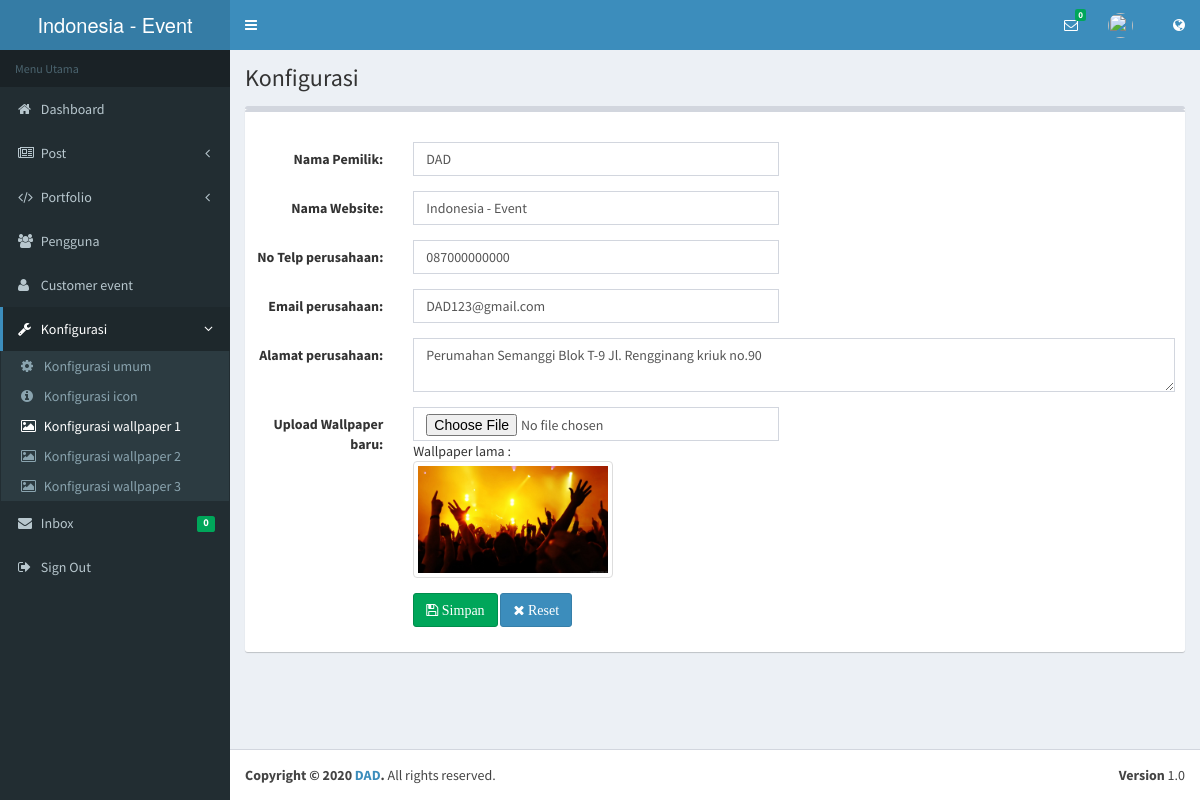
The app's page /index.php/admin/konfigurasi/wallpaper with its own data.
### tables this page shows
CREATE TABLE `tbl_konfigurasi` (
  `id_konfigurasi` int(11) NOT NULL,
  `nama_pemilik` varchar(255) NOT NULL,
  `namaweb` varchar(255) NOT NULL,
  `no_telp` varchar(255) NOT NULL,
  `email` varchar(255) NOT NULL,
  `alamat` varchar(255) NOT NULL,
  `visi` text DEFAULT NULL,
  `misi` text DEFAULT NULL,
  `about_us` text DEFAULT NULL,
  `wallpaper` varchar(255) DEFAULT NULL,
  `wallpaper2` varchar(255) NOT NULL,
  `wallpaper3` varchar(255) NOT NULL,
  `icon` varchar(255) DEFAULT NULL
);

### application/controllers/admin/Konfigurasi.php (called while the page is built, shortened)
<?php
class Konfigurasi extends CI_Controller {
	public function __construct()
	{
		$this->load->model('m_konfigurasi');
	}
	public function wallpaper()
	{
		$konfigurasi = $this->m_konfigurasi->listing();
		$data = array('konfigurasi' => $konfigurasi,
					  'isi'      	=> 'admin/konfigurasi/wallpaper'
					 );
		$this->load->view('admin/v_konfigurasi_wallpaper', $data, FALSE);
	}
}

### index.php (called while the page is built, shortened)
<?php
require_once BASEPATH.'core/CodeIgniter.php';

### application/models/M_konfigurasi.php (called while the page is built, shortened)
<?php
class M_konfigurasi extends CI_Model {
	public function listing()
	{
		$query = $this->db->get('tbl_konfigurasi');
		return $query->row();
	}
}

### application/views/admin/v_konfigurasi_wallpaper.php (the view, shortened to what this page needs)
<?php
    $query=$this->db->query("SELECT * FROM tbl_inbox WHERE inbox_status='1'");
    $jum_pesan=$query->num_rows();
    $site = $this->m_konfigurasi->listing();
?>
<!DOCTYPE html>
<html>
<head>
  <link rel="stylesheet" href="<?php echo base_url().'assets/bootstrap/css/bootstrap.min.css'?>">
  <link rel="stylesheet" href="<?php echo base_url().'assets/font-awesome/css/font-awesome.min.css'?>">
  <link rel="stylesheet" href="<?php echo base_url().'assets/plugins/datatables/dataTables.bootstrap.css'?>">
  <link rel="stylesheet" href="<?php echo base_url().'assets/dist/css/AdminLTE.min.css'?>">
  <link rel="stylesheet" href="<?php echo base_url().'assets/dist/css/skins/_all-skins.min.css'?>">
  <link rel="stylesheet" type="text/css" href="<?php echo base_url().'assets/plugins/toast/jquery.toast.min.css'?>"/>
</head>
<body class="hold-transition skin-blue sidebar-mini">
<div class="wrapper">
   <?php
    $this->load->view('admin/v_header');
  ?>
  <aside class="main-sidebar">
    <section class="sidebar">
      <ul class="sidebar-menu">
        <li class="header">Menu Utama</li>
        <li>
          <a href="<?php echo base_url().'admin/dashboard'?>">
            <i class="fa fa-home"></i> <span>Dashboard</span>
          </a>
        </li>
        <li class="treeview">
          <a href="#">
            <i class="fa fa-newspaper-o"></i>
            <span>Post</span>
            <span class="pull-right-container">
              <i class="fa fa-angle-left pull-right"></i>
            </span>
          </a>
        </li>
        <li class="treeview">
          <a href="#">
            <i class="fa fa-code"></i>
            <span>Portfolio</span>
            <span class="pull-right-container">
              <i class="fa fa-angle-left pull-right"></i>
            </span>
          </a>
        </li>
        <li>
          <a href="<?php echo base_url().'admin/pengguna'?>">
            <i class="fa fa-users"></i> <span>Pengguna</span>
          </a>
        </li>
         <li>
          <a href="<?php echo base_url().'admin/event'?>">
            <i class="fa fa-user"></i> <span>Customer event</span>
          </a>
        </li>
        <li class="treeview active">
          <a href="#">
            <i class="fa fa-wrench"></i>
            <span>Konfigurasi</span>
            <span class="pull-right-container">
              <i class="fa fa-angle-left pull-right"></i>
            </span>
          </a>
          <ul class="treeview-menu">
           <li><a href="<?php echo base_url().'admin/konfigurasi'?>"><i class="fa fa-cog"></i> Konfigurasi umum</a></li>
            <li><a href="<?php echo base_url().'admin/konfigurasi/icon'?>"><i class="fa fa-info-circle"></i> Konfigurasi icon</a></li>
            <li class="active"><a href="<?php echo base_url().'admin/konfigurasi/wallpaper'?>"><i class="fa fa-image"></i> Konfigurasi wallpaper 1</a></li>
             <li><a href="<?php echo base_url().'admin/konfigurasi/wallpaper2'?>"><i class="fa fa-image"></i> Konfigurasi wallpaper 2</a>
            </li>
            <li><a href="<?php echo base_url().'admin/konfigurasi/wallpaper3'?>"><i class="fa fa-image"></i> Konfigurasi wallpaper 3</a>
            </li>
          </ul>
        </li>
        <li>
          <a href="<?php echo base_url().'admin/inbox'?>">
            <i class="fa fa-envelope"></i> <span>Inbox</span>
            <span class="pull-right-container">
              <small class="label pull-right bg-green"><?php echo $jum_pesan;?></small>
            </span>
          </a>
        </li>
         <li>
          <a href="<?php echo base_url().'administrator/logout'?>">
            <i class="fa fa-sign-out"></i> <span>Sign Out</span>
          </a>
        </li>
      </ul>
    </section>
  </aside>
  <div class="content-wrapper">
    <section class="content-header">
      <h1>
        Konfigurasi
      </h1>
      <ol class="breadcrumb">
      </ol>
    </section>
    <section class="content">
      <div class="row">
        <div class="col-xs-12">
          <div class="box">
          <div class="box">
            <div class="box-header">
            </div>
            <div class="box-body">
              <?php
                echo form_open_multipart(base_url('admin/konfigurasi/wallpaper'), ' class="form-horizontal"');
              ?>
                  <div class="form-group form-group-xs">
                    <label class="col-md-2 control-label">Nama Pemilik:</label>
                    <div class="col-md-5">
                      <input type="text" name="nama_pemilik" class="form-control" placeholder="Nama Pemilik" value="<?php echo $konfigurasi->nama_pemilik ?>" required>
                    </div>
                  </div>
                  <div class="form-group form-group-xs">
                    <label class="col-md-2 control-label">Nama Website:</label>
                    <div class="col-md-5">
                      <input type="text" name="namaweb" class="form-control" placeholder="Nama Website" value="<?php echo $konfigurasi->namaweb ?>" required>
                    </div>
                  </div>
                  <div class="form-group form-group-xs">
                    <label class="col-md-2 control-label">No Telp perusahaan:</label>
                    <div class="col-md-5">
                      <input type="number" name="no_telp" class="form-control" placeholder="Nomor Telepon" value="<?php echo $konfigurasi->no_telp?>" required>
                    </div>
                  </div>
                  <div class="form-group form-group-xs">
                    <label class="col-md-2 control-label">Email perusahaan:</label>
                    <div class="col-md-5">
                      <input type="email" name="email" class="form-control" placeholder="Email" value="<?php echo $konfigurasi->email?>" required>
                    </div>
                  </div>
                  <div class="form-group form-group-xs">
                    <label class="col-md-2 control-label">Alamat perusahaan:</label>
                    <div class="col-md-10">
                      <textarea name="alamat" class="form-control" placeholder="Alamat"><?php echo $konfigurasi->alamat?></textarea>
                    </div>
                  </div>
              <div class="form-group form-group-xs">
                <label class="col-md-2 control-label">Upload Wallpaper baru:</label>
                <div class="col-md-5">
                  <input type="file" name="wallpaper" class="form-control" placeholder="Wallpaper" value="<?php echo $konfigurasi->wallpaper?>" required>
                  Wallpaper lama : <br><img src="<?php echo base_url('assets/upload/image/'.$konfigurasi->wallpaper)?>" class="img img-responsive img-thumbnail" width="200">
                </div>
              </div>
              <div class="form-group">
                <label class="col-md-2 control-label"></label>
                <div class="col-md-5">
                  <button class="btn btn-success btn-md" name="submit" type="submit">
                    <i class="fa fa-save"> Simpan</i>
                  </button>
                  <button class="btn btn-primary btn-md" name="reset" type="reset">
                    <i class="fa fa-times"> Reset</i>
                  </button>
                </div>
              </div>
              <?php echo form_close(); ?>
            </div>
          </div>
        </div>
      </div>
    </section>
  </div>
  <footer class="main-footer">
    <div class="pull-right hidden-xs">
      <b>Version</b> 1.0
    </div>
    <strong>Copyright &copy; 2020 <a href="#"><?php echo ($site->nama_pemilik)?></a>.</strong> All rights reserved.
  </footer>
</div>
</body>
</html>

### application/views/admin/v_header.php (shortened to what this page needs)
<?php
    $query=$this->db->query("SELECT * FROM tbl_inbox WHERE inbox_status='1'");
    $jum_pesan=$query->num_rows();
    $site = $this->m_konfigurasi->listing();
?>
<header class="main-header">
    <a href="" class="logo">
      <span class="logo-lg"><?php echo ($site->namaweb)?></span>
    </a>
    <nav class="navbar navbar-static-top">
      <a href="#" class="sidebar-toggle" data-toggle="offcanvas" role="button">
      </a>
      <div class="navbar-custom-menu">
        <ul class="nav navbar-nav">
          <li class="dropdown messages-menu">
            <a href="#" class="dropdown-toggle" data-toggle="dropdown">
              <i class="fa fa-envelope-o"></i>
              <span class="label label-success"><?php echo $jum_pesan;?></span>
            </a>
          </li>
          <?php
              $id_admin=$this->session->userdata('idadmin');
              $q=$this->db->query("SELECT * FROM tbl_pengguna WHERE pengguna_id='$id_admin'");
              $c=$q->row_array();
          ?>
          <li class="dropdown user user-menu">
            <a href="#" class="dropdown-toggle" data-toggle="dropdown">
              <img src="<?php echo base_url().'assets/images/'.$c['pengguna_photo'];?>" class="user-image" alt="">
            </a>
          </li>
          <li>
            <a href="<?php echo base_url().''?>" target="_blank" title="Lihat Website"><i class="fa fa-globe"></i></a>
          </li>
        </ul>
      </div>
    </nav>
  </header>

### records on screen
tbl_konfigurasi: namaweb "Indonesia - Event", nama_pemilik "DAD", no_telp "087000000000", email "DAD123@gmail.com", alamat "Perumahan Semanggi Blok T-9 Jl. Rengginang kriuk no.90", wallpaper (picture)

### other values on screen
$jum_pesan "0"
